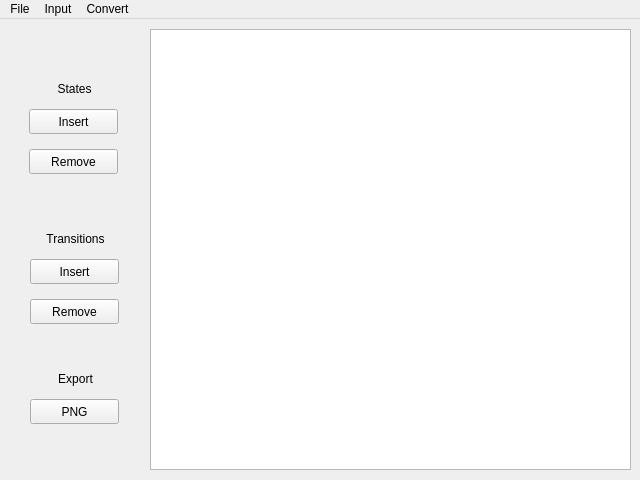
<?xml version="1.0" encoding="UTF-8"?>
<ui version="4.0">
 <class>FAWindow</class>
 <widget class="QMainWindow" name="FAWindow">
  <property name="geometry">
   <rect>
    <x>0</x>
    <y>0</y>
    <width>640</width>
    <height>480</height>
   </rect>
  </property>
  <property name="windowTitle">
   <string>MainWindow</string>
  </property>
  <widget class="QWidget" name="centralwidget">
   <property name="enabled">
    <bool>true</bool>
   </property>
   <widget class="QTableWidget" name="transition_table">
    <property name="geometry">
     <rect>
      <x>150</x>
      <y>10</y>
      <width>481</width>
      <height>441</height>
     </rect>
    </property>
    <property name="editTriggers">
     <set>QAbstractItemView::NoEditTriggers</set>
    </property>
    <property name="dragDropOverwriteMode">
     <bool>false</bool>
    </property>
    <property name="selectionMode">
     <enum>QAbstractItemView::SingleSelection</enum>
    </property>
    <property name="selectionBehavior">
     <enum>QAbstractItemView::SelectRows</enum>
    </property>
    <property name="wordWrap">
     <bool>false</bool>
    </property>
    <attribute name="horizontalHeaderVisible">
     <bool>true</bool>
    </attribute>
    <attribute name="horizontalHeaderHighlightSections">
     <bool>true</bool>
    </attribute>
    <attribute name="verticalHeaderVisible">
     <bool>false</bool>
    </attribute>
    <attribute name="verticalHeaderHighlightSections">
     <bool>false</bool>
    </attribute>
   </widget>
   <widget class="QWidget" name="statesMan_container" native="true">
    <property name="geometry">
     <rect>
      <x>19</x>
      <y>50</y>
      <width>111</width>
      <height>121</height>
     </rect>
    </property>
    <widget class="QLabel" name="label">
     <property name="geometry">
      <rect>
       <x>0</x>
       <y>10</y>
       <width>111</width>
       <height>20</height>
      </rect>
     </property>
     <property name="text">
      <string>States</string>
     </property>
     <property name="alignment">
      <set>Qt::AlignCenter</set>
     </property>
    </widget>
    <widget class="QPushButton" name="pushButton_insertState">
     <property name="geometry">
      <rect>
       <x>10</x>
       <y>40</y>
       <width>89</width>
       <height>25</height>
      </rect>
     </property>
     <property name="text">
      <string>Insert</string>
     </property>
    </widget>
    <widget class="QPushButton" name="pushButton_removeState">
     <property name="geometry">
      <rect>
       <x>10</x>
       <y>80</y>
       <width>89</width>
       <height>25</height>
      </rect>
     </property>
     <property name="text">
      <string>Remove</string>
     </property>
    </widget>
   </widget>
   <widget class="QWidget" name="transMan_container" native="true">
    <property name="enabled">
     <bool>true</bool>
    </property>
    <property name="geometry">
     <rect>
      <x>20</x>
      <y>200</y>
      <width>111</width>
      <height>121</height>
     </rect>
    </property>
    <widget class="QPushButton" name="pushButton_removeTransition">
     <property name="geometry">
      <rect>
       <x>10</x>
       <y>80</y>
       <width>89</width>
       <height>25</height>
      </rect>
     </property>
     <property name="text">
      <string>Remove</string>
     </property>
    </widget>
    <widget class="QLabel" name="label_2">
     <property name="geometry">
      <rect>
       <x>0</x>
       <y>10</y>
       <width>111</width>
       <height>20</height>
      </rect>
     </property>
     <property name="text">
      <string>Transitions</string>
     </property>
     <property name="alignment">
      <set>Qt::AlignCenter</set>
     </property>
    </widget>
    <widget class="QPushButton" name="pushButton_insertTransition">
     <property name="geometry">
      <rect>
       <x>10</x>
       <y>40</y>
       <width>89</width>
       <height>25</height>
      </rect>
     </property>
     <property name="text">
      <string>Insert</string>
     </property>
    </widget>
   </widget>
   <widget class="QWidget" name="export_container" native="true">
    <property name="enabled">
     <bool>true</bool>
    </property>
    <property name="geometry">
     <rect>
      <x>20</x>
      <y>340</y>
      <width>111</width>
      <height>81</height>
     </rect>
    </property>
    <widget class="QLabel" name="label_4">
     <property name="geometry">
      <rect>
       <x>0</x>
       <y>10</y>
       <width>111</width>
       <height>20</height>
      </rect>
     </property>
     <property name="text">
      <string>Export</string>
     </property>
     <property name="alignment">
      <set>Qt::AlignCenter</set>
     </property>
    </widget>
    <widget class="QPushButton" name="exportPNG_pushButton">
     <property name="geometry">
      <rect>
       <x>10</x>
       <y>40</y>
       <width>89</width>
       <height>25</height>
      </rect>
     </property>
     <property name="text">
      <string>PNG</string>
     </property>
    </widget>
   </widget>
   <zorder>transMan_container</zorder>
   <zorder>statesMan_container</zorder>
   <zorder>transition_table</zorder>
   <zorder>export_container</zorder>
  </widget>
  <widget class="QMenuBar" name="menubar">
   <property name="geometry">
    <rect>
     <x>0</x>
     <y>0</y>
     <width>640</width>
     <height>22</height>
    </rect>
   </property>
   <widget class="QMenu" name="menuFile">
    <property name="title">
     <string>File</string>
    </property>
    <addaction name="file_actionNew"/>
    <addaction name="file_actionOpen"/>
    <addaction name="file_actionSave"/>
    <addaction name="file_actionSaveAs"/>
    <addaction name="file_actionClose"/>
   </widget>
   <widget class="QMenu" name="menuInput">
    <property name="title">
     <string>Input</string>
    </property>
    <addaction name="input_actionFastRun"/>
    <addaction name="input_actionStep"/>
    <addaction name="input_actionMultipleRun"/>
   </widget>
   <widget class="QMenu" name="menuConvert">
    <property name="title">
     <string>Convert</string>
    </property>
    <addaction name="convert_actionToDFA"/>
    <addaction name="convert_actionToGramm"/>
    <addaction name="convert_actionMinimize"/>
   </widget>
   <addaction name="menuFile"/>
   <addaction name="menuInput"/>
   <addaction name="menuConvert"/>
  </widget>
  <action name="file_actionNew">
   <property name="text">
    <string>New</string>
   </property>
  </action>
  <action name="file_actionOpen">
   <property name="text">
    <string>Open</string>
   </property>
  </action>
  <action name="file_actionSave">
   <property name="text">
    <string>Save</string>
   </property>
  </action>
  <action name="file_actionSaveAs">
   <property name="text">
    <string>Save as...</string>
   </property>
  </action>
  <action name="file_actionClose">
   <property name="text">
    <string>Close</string>
   </property>
  </action>
  <action name="convert_actionToDFA">
   <property name="text">
    <string>Determinize to DFA</string>
   </property>
  </action>
  <action name="convert_actionToGramm">
   <property name="text">
    <string>Convert to Grammar</string>
   </property>
  </action>
  <action name="input_actionFastRun">
   <property name="text">
    <string>Fast Run</string>
   </property>
  </action>
  <action name="input_actionStep">
   <property name="text">
    <string>Step by State...</string>
   </property>
  </action>
  <action name="input_actionMultipleRun">
   <property name="text">
    <string>Multiple Run</string>
   </property>
  </action>
  <action name="convert_actionMinimize">
   <property name="text">
    <string>Minimize DFA</string>
   </property>
  </action>
 </widget>
 <resources/>
 <connections/>
</ui>
